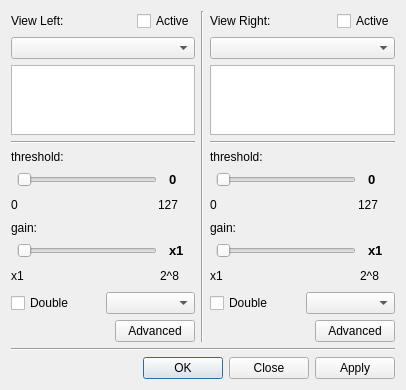
<?xml version="1.0" encoding="UTF-8"?>
<ui version="4.0">
 <class>Dialog_conf_views</class>
 <widget class="QDialog" name="Dialog_conf_views">
  <property name="geometry">
   <rect>
    <x>0</x>
    <y>0</y>
    <width>406</width>
    <height>375</height>
   </rect>
  </property>
  <property name="windowTitle">
   <string>Configure views</string>
  </property>
  <layout class="QVBoxLayout" name="verticalLayout_3">
   <item>
    <layout class="QHBoxLayout" name="horizontalLayout_13">
     <item>
      <layout class="QVBoxLayout" name="verticalLayout">
       <item>
        <layout class="QHBoxLayout" name="horizontalLayout">
         <item>
          <widget class="QLabel" name="label">
           <property name="text">
            <string>View Left:</string>
           </property>
           <property name="textFormat">
            <enum>Qt::AutoText</enum>
           </property>
          </widget>
         </item>
         <item>
          <spacer name="horizontalSpacer">
           <property name="orientation">
            <enum>Qt::Horizontal</enum>
           </property>
           <property name="sizeHint" stdset="0">
            <size>
             <width>40</width>
             <height>20</height>
            </size>
           </property>
          </spacer>
         </item>
         <item>
          <widget class="QCheckBox" name="chk_View_left">
           <property name="text">
            <string>Active</string>
           </property>
          </widget>
         </item>
        </layout>
       </item>
       <item>
        <widget class="QComboBox" name="comboBox"/>
       </item>
       <item>
        <widget class="QTextEdit" name="textEdit"/>
       </item>
       <item>
        <widget class="Line" name="line">
         <property name="orientation">
          <enum>Qt::Horizontal</enum>
         </property>
        </widget>
       </item>
       <item>
        <widget class="QLabel" name="label_2">
         <property name="text">
          <string>threshold:</string>
         </property>
        </widget>
       </item>
       <item>
        <layout class="QHBoxLayout" name="horizontalLayout_2">
         <item>
          <widget class="QSlider" name="hslid_th_left">
           <property name="sizePolicy">
            <sizepolicy hsizetype="Fixed" vsizetype="Fixed">
             <horstretch>140</horstretch>
             <verstretch>19</verstretch>
            </sizepolicy>
           </property>
           <property name="minimumSize">
            <size>
             <width>140</width>
             <height>19</height>
            </size>
           </property>
           <property name="orientation">
            <enum>Qt::Horizontal</enum>
           </property>
          </widget>
         </item>
         <item>
          <widget class="QLabel" name="lbl_th_left">
           <property name="sizePolicy">
            <sizepolicy hsizetype="Fixed" vsizetype="Fixed">
             <horstretch>20</horstretch>
             <verstretch>13</verstretch>
            </sizepolicy>
           </property>
           <property name="minimumSize">
            <size>
             <width>20</width>
             <height>13</height>
            </size>
           </property>
           <property name="font">
            <font>
             <pointsize>10</pointsize>
             <weight>75</weight>
             <bold>true</bold>
            </font>
           </property>
           <property name="autoFillBackground">
            <bool>true</bool>
           </property>
           <property name="text">
            <string>0</string>
           </property>
          </widget>
         </item>
        </layout>
       </item>
       <item>
        <layout class="QHBoxLayout" name="horizontalLayout_3">
         <item>
          <widget class="QLabel" name="label_4">
           <property name="text">
            <string>0</string>
           </property>
          </widget>
         </item>
         <item>
          <spacer name="horizontalSpacer_2">
           <property name="orientation">
            <enum>Qt::Horizontal</enum>
           </property>
           <property name="sizeHint" stdset="0">
            <size>
             <width>88</width>
             <height>20</height>
            </size>
           </property>
          </spacer>
         </item>
         <item>
          <widget class="QLabel" name="label_5">
           <property name="text">
            <string>127</string>
           </property>
          </widget>
         </item>
         <item>
          <spacer name="horizontalSpacer_3">
           <property name="orientation">
            <enum>Qt::Horizontal</enum>
           </property>
           <property name="sizeType">
            <enum>QSizePolicy::Fixed</enum>
           </property>
           <property name="sizeHint" stdset="0">
            <size>
             <width>16</width>
             <height>20</height>
            </size>
           </property>
          </spacer>
         </item>
        </layout>
       </item>
       <item>
        <widget class="QLabel" name="label_3">
         <property name="text">
          <string>gain:</string>
         </property>
        </widget>
       </item>
       <item>
        <layout class="QHBoxLayout" name="horizontalLayout_4">
         <item>
          <widget class="QSlider" name="hslid_gain_left">
           <property name="sizePolicy">
            <sizepolicy hsizetype="Fixed" vsizetype="Fixed">
             <horstretch>140</horstretch>
             <verstretch>19</verstretch>
            </sizepolicy>
           </property>
           <property name="minimumSize">
            <size>
             <width>140</width>
             <height>19</height>
            </size>
           </property>
           <property name="orientation">
            <enum>Qt::Horizontal</enum>
           </property>
          </widget>
         </item>
         <item>
          <widget class="QLabel" name="lbl_gain_left">
           <property name="sizePolicy">
            <sizepolicy hsizetype="Fixed" vsizetype="Fixed">
             <horstretch>20</horstretch>
             <verstretch>13</verstretch>
            </sizepolicy>
           </property>
           <property name="minimumSize">
            <size>
             <width>20</width>
             <height>13</height>
            </size>
           </property>
           <property name="font">
            <font>
             <pointsize>10</pointsize>
             <weight>75</weight>
             <bold>true</bold>
            </font>
           </property>
           <property name="autoFillBackground">
            <bool>true</bool>
           </property>
           <property name="text">
            <string>x1</string>
           </property>
          </widget>
         </item>
        </layout>
       </item>
       <item>
        <layout class="QHBoxLayout" name="horizontalLayout_5">
         <item>
          <widget class="QLabel" name="label_6">
           <property name="text">
            <string>x1</string>
           </property>
          </widget>
         </item>
         <item>
          <spacer name="horizontalSpacer_4">
           <property name="orientation">
            <enum>Qt::Horizontal</enum>
           </property>
           <property name="sizeHint" stdset="0">
            <size>
             <width>98</width>
             <height>20</height>
            </size>
           </property>
          </spacer>
         </item>
         <item>
          <widget class="QLabel" name="label_7">
           <property name="text">
            <string>2^8</string>
           </property>
          </widget>
         </item>
         <item>
          <spacer name="horizontalSpacer_5">
           <property name="orientation">
            <enum>Qt::Horizontal</enum>
           </property>
           <property name="sizeType">
            <enum>QSizePolicy::Fixed</enum>
           </property>
           <property name="sizeHint" stdset="0">
            <size>
             <width>16</width>
             <height>20</height>
            </size>
           </property>
          </spacer>
         </item>
        </layout>
       </item>
       <item>
        <layout class="QHBoxLayout" name="horizontalLayout_15">
         <item>
          <widget class="QCheckBox" name="chk_double_left">
           <property name="text">
            <string>Double</string>
           </property>
          </widget>
         </item>
         <item>
          <widget class="QComboBox" name="cmb_double_left"/>
         </item>
        </layout>
       </item>
       <item>
        <layout class="QHBoxLayout" name="horizontalLayout_6">
         <item>
          <spacer name="horizontalSpacer_6">
           <property name="orientation">
            <enum>Qt::Horizontal</enum>
           </property>
           <property name="sizeHint" stdset="0">
            <size>
             <width>88</width>
             <height>20</height>
            </size>
           </property>
          </spacer>
         </item>
         <item>
          <widget class="QPushButton" name="btn_Advanced_left">
           <property name="text">
            <string>Advanced</string>
           </property>
          </widget>
         </item>
        </layout>
       </item>
      </layout>
     </item>
     <item>
      <widget class="Line" name="line_3">
       <property name="orientation">
        <enum>Qt::Vertical</enum>
       </property>
      </widget>
     </item>
     <item>
      <layout class="QVBoxLayout" name="verticalLayout_2">
       <item>
        <layout class="QHBoxLayout" name="horizontalLayout_7">
         <item>
          <widget class="QLabel" name="label_8">
           <property name="text">
            <string>View Right:</string>
           </property>
           <property name="textFormat">
            <enum>Qt::AutoText</enum>
           </property>
          </widget>
         </item>
         <item>
          <spacer name="horizontalSpacer_7">
           <property name="orientation">
            <enum>Qt::Horizontal</enum>
           </property>
           <property name="sizeHint" stdset="0">
            <size>
             <width>40</width>
             <height>20</height>
            </size>
           </property>
          </spacer>
         </item>
         <item>
          <widget class="QCheckBox" name="chk_View_right">
           <property name="text">
            <string>Active</string>
           </property>
          </widget>
         </item>
        </layout>
       </item>
       <item>
        <widget class="QComboBox" name="comboBox_2"/>
       </item>
       <item>
        <widget class="QTextEdit" name="textEdit_2"/>
       </item>
       <item>
        <widget class="Line" name="line_2">
         <property name="orientation">
          <enum>Qt::Horizontal</enum>
         </property>
        </widget>
       </item>
       <item>
        <widget class="QLabel" name="label_9">
         <property name="text">
          <string>threshold:</string>
         </property>
        </widget>
       </item>
       <item>
        <layout class="QHBoxLayout" name="horizontalLayout_8">
         <item>
          <widget class="QSlider" name="hslid_th_right">
           <property name="sizePolicy">
            <sizepolicy hsizetype="Fixed" vsizetype="Fixed">
             <horstretch>140</horstretch>
             <verstretch>19</verstretch>
            </sizepolicy>
           </property>
           <property name="minimumSize">
            <size>
             <width>140</width>
             <height>19</height>
            </size>
           </property>
           <property name="orientation">
            <enum>Qt::Horizontal</enum>
           </property>
          </widget>
         </item>
         <item>
          <widget class="QLabel" name="lbl_th_right">
           <property name="sizePolicy">
            <sizepolicy hsizetype="Fixed" vsizetype="Fixed">
             <horstretch>20</horstretch>
             <verstretch>13</verstretch>
            </sizepolicy>
           </property>
           <property name="minimumSize">
            <size>
             <width>20</width>
             <height>13</height>
            </size>
           </property>
           <property name="font">
            <font>
             <pointsize>10</pointsize>
             <weight>75</weight>
             <bold>true</bold>
            </font>
           </property>
           <property name="autoFillBackground">
            <bool>true</bool>
           </property>
           <property name="text">
            <string>0</string>
           </property>
          </widget>
         </item>
        </layout>
       </item>
       <item>
        <layout class="QHBoxLayout" name="horizontalLayout_9">
         <item>
          <widget class="QLabel" name="label_10">
           <property name="text">
            <string>0</string>
           </property>
          </widget>
         </item>
         <item>
          <spacer name="horizontalSpacer_8">
           <property name="orientation">
            <enum>Qt::Horizontal</enum>
           </property>
           <property name="sizeHint" stdset="0">
            <size>
             <width>88</width>
             <height>20</height>
            </size>
           </property>
          </spacer>
         </item>
         <item>
          <widget class="QLabel" name="label_11">
           <property name="text">
            <string>127</string>
           </property>
          </widget>
         </item>
         <item>
          <spacer name="horizontalSpacer_9">
           <property name="orientation">
            <enum>Qt::Horizontal</enum>
           </property>
           <property name="sizeType">
            <enum>QSizePolicy::Fixed</enum>
           </property>
           <property name="sizeHint" stdset="0">
            <size>
             <width>16</width>
             <height>20</height>
            </size>
           </property>
          </spacer>
         </item>
        </layout>
       </item>
       <item>
        <widget class="QLabel" name="label_12">
         <property name="text">
          <string>gain:</string>
         </property>
        </widget>
       </item>
       <item>
        <layout class="QHBoxLayout" name="horizontalLayout_10">
         <item>
          <widget class="QSlider" name="hslid_gain_right">
           <property name="sizePolicy">
            <sizepolicy hsizetype="Fixed" vsizetype="Fixed">
             <horstretch>140</horstretch>
             <verstretch>19</verstretch>
            </sizepolicy>
           </property>
           <property name="minimumSize">
            <size>
             <width>140</width>
             <height>19</height>
            </size>
           </property>
           <property name="orientation">
            <enum>Qt::Horizontal</enum>
           </property>
          </widget>
         </item>
         <item>
          <widget class="QLabel" name="lbl_gain_right">
           <property name="sizePolicy">
            <sizepolicy hsizetype="Fixed" vsizetype="Fixed">
             <horstretch>20</horstretch>
             <verstretch>13</verstretch>
            </sizepolicy>
           </property>
           <property name="minimumSize">
            <size>
             <width>20</width>
             <height>13</height>
            </size>
           </property>
           <property name="font">
            <font>
             <pointsize>10</pointsize>
             <weight>75</weight>
             <bold>true</bold>
            </font>
           </property>
           <property name="autoFillBackground">
            <bool>true</bool>
           </property>
           <property name="text">
            <string>x1</string>
           </property>
          </widget>
         </item>
        </layout>
       </item>
       <item>
        <layout class="QHBoxLayout" name="horizontalLayout_11">
         <item>
          <widget class="QLabel" name="label_13">
           <property name="text">
            <string>x1</string>
           </property>
          </widget>
         </item>
         <item>
          <spacer name="horizontalSpacer_10">
           <property name="orientation">
            <enum>Qt::Horizontal</enum>
           </property>
           <property name="sizeHint" stdset="0">
            <size>
             <width>98</width>
             <height>20</height>
            </size>
           </property>
          </spacer>
         </item>
         <item>
          <widget class="QLabel" name="label_14">
           <property name="text">
            <string>2^8</string>
           </property>
          </widget>
         </item>
         <item>
          <spacer name="horizontalSpacer_11">
           <property name="orientation">
            <enum>Qt::Horizontal</enum>
           </property>
           <property name="sizeType">
            <enum>QSizePolicy::Fixed</enum>
           </property>
           <property name="sizeHint" stdset="0">
            <size>
             <width>16</width>
             <height>20</height>
            </size>
           </property>
          </spacer>
         </item>
        </layout>
       </item>
       <item>
        <layout class="QHBoxLayout" name="horizontalLayout_16">
         <item>
          <widget class="QCheckBox" name="chk_double_right">
           <property name="text">
            <string>Double</string>
           </property>
          </widget>
         </item>
         <item>
          <widget class="QComboBox" name="cmb_double_right"/>
         </item>
        </layout>
       </item>
       <item>
        <layout class="QHBoxLayout" name="horizontalLayout_12">
         <item>
          <spacer name="horizontalSpacer_12">
           <property name="orientation">
            <enum>Qt::Horizontal</enum>
           </property>
           <property name="sizeHint" stdset="0">
            <size>
             <width>88</width>
             <height>20</height>
            </size>
           </property>
          </spacer>
         </item>
         <item>
          <widget class="QPushButton" name="btn_Advanced_right">
           <property name="text">
            <string>Advanced</string>
           </property>
          </widget>
         </item>
        </layout>
       </item>
      </layout>
     </item>
    </layout>
   </item>
   <item>
    <widget class="Line" name="line_4">
     <property name="orientation">
      <enum>Qt::Horizontal</enum>
     </property>
    </widget>
   </item>
   <item>
    <layout class="QHBoxLayout" name="horizontalLayout_14">
     <item>
      <spacer name="horizontalSpacer_13">
       <property name="orientation">
        <enum>Qt::Horizontal</enum>
       </property>
       <property name="sizeHint" stdset="0">
        <size>
         <width>40</width>
         <height>20</height>
        </size>
       </property>
      </spacer>
     </item>
     <item>
      <widget class="QDialogButtonBox" name="buttonBox">
       <property name="sizePolicy">
        <sizepolicy hsizetype="Fixed" vsizetype="Fixed">
         <horstretch>0</horstretch>
         <verstretch>0</verstretch>
        </sizepolicy>
       </property>
       <property name="orientation">
        <enum>Qt::Horizontal</enum>
       </property>
       <property name="standardButtons">
        <set>QDialogButtonBox::Apply|QDialogButtonBox::Close|QDialogButtonBox::Ok</set>
       </property>
      </widget>
     </item>
    </layout>
   </item>
  </layout>
 </widget>
 <resources/>
 <connections>
  <connection>
   <sender>buttonBox</sender>
   <signal>accepted()</signal>
   <receiver>Dialog_conf_views</receiver>
   <slot>accept()</slot>
   <hints>
    <hint type="sourcelabel">
     <x>248</x>
     <y>254</y>
    </hint>
    <hint type="destinationlabel">
     <x>157</x>
     <y>274</y>
    </hint>
   </hints>
  </connection>
  <connection>
   <sender>buttonBox</sender>
   <signal>rejected()</signal>
   <receiver>Dialog_conf_views</receiver>
   <slot>reject()</slot>
   <hints>
    <hint type="sourcelabel">
     <x>316</x>
     <y>260</y>
    </hint>
    <hint type="destinationlabel">
     <x>286</x>
     <y>274</y>
    </hint>
   </hints>
  </connection>
 </connections>
</ui>
